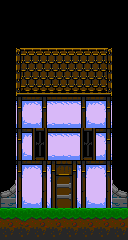

A level layout from a 2D game, rendered from its tile map. Below: a short description, then the map file with its tile-grid data intact:
An orthogonal 8x15 tile map with 16x16 px tiles, 2 tile layers (back, front).

<map version="1.0" orientation="orthogonal" width="8" height="15" tilewidth="16" tileheight="16">
 <tileset firstgid="1" name="town" tilewidth="16" tileheight="16">
  <image source="../../img/tiles/town.gif" trans="ff00ff" width="256" height="256" />
 </tileset>
 <layer name="back" width="8" height="15">
  <data encoding="csv">
0,0,0,0,0,0,0,0,
0,0,0,0,0,0,0,0,
0,0,0,0,0,0,0,0,
0,1,2,2,2,2,3,0,
0,17,18,18,18,18,19,0,
0,33,34,34,34,34,35,0,
0,132,133,131,131,132,133,0,
0,164,165,163,163,164,165,0,
0,132,134,131,131,134,133,0,
0,164,150,163,163,150,165,0,
0,132,133,135,136,132,133,0,
154,148,149,151,152,148,149,158,
170,164,165,167,168,164,165,174,
0,0,0,0,0,0,0,0,
0,0,0,0,0,0,0,0
</data>
 </layer>
 <layer name="front" width="8" height="15">
  <data encoding="csv">
166,166,166,166,166,166,166,166,
0,0,0,0,0,0,0,0,
0,0,0,0,0,0,0,0,
0,0,0,0,0,0,0,0,
0,0,0,0,0,0,0,0,
0,0,0,0,0,0,0,0,
0,0,0,0,0,0,0,0,
0,0,0,0,0,0,0,0,
0,0,0,0,0,0,0,0,
0,0,0,0,0,0,0,0,
0,0,0,0,0,0,0,0,
0,0,0,0,0,0,0,0,
0,0,0,0,0,0,0,0,
177,178,179,180,181,182,183,184,
193,194,195,196,197,198,199,200
</data>
 </layer>
 <objectgroup name="objects" width="8" height="15" />
</map>
